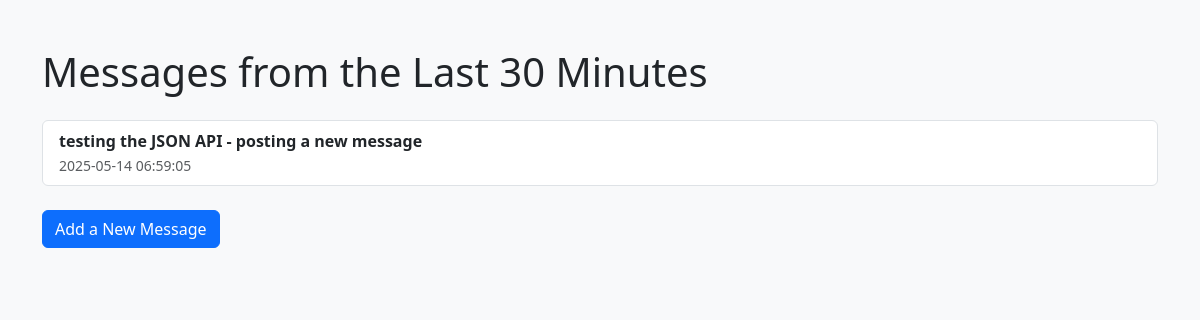
The app's page /messages, older data.
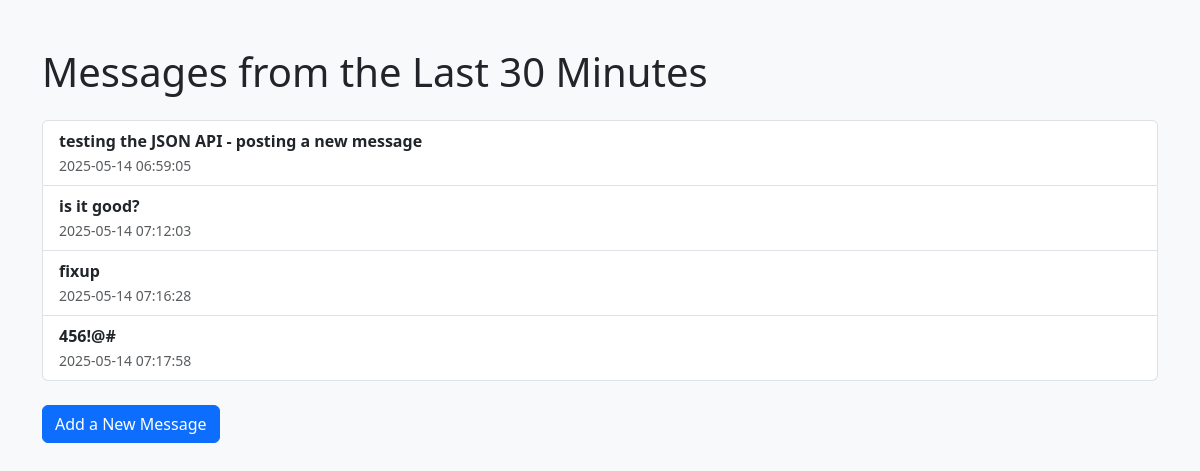
The same page, newer data.
### tables this page shows
CREATE TABLE Messages (
        id INTEGER PRIMARY KEY AUTOINCREMENT,
        content TEXT,
        timestamp INTEGER
    );

### app.py (the view)
@app.route('/messages')
def messages():
    conn = db_connect()
    conn.row_factory = sqlite3.Row
    cursor = conn.cursor()
    cursor.execute("SELECT * FROM Messages WHERE timestamp >= ?", (thirty_minutes_ago,))
    rows = cursor.fetchall()
    conn.close()
    return render_template('messages.html', messages=rows)

### app.py (called while the page is built)
@app.template_filter('format_timestamp')
def format_timestamp(unix_time):
    return datetime.fromtimestamp(unix_time).strftime('%Y-%m-%d %H:%M:%S')

def db_connect():
    conn = sqlite3.connect("messages.db")
    conn.row_factory = sqlite3.Row
    return conn

### templates/messages.html (shortened to what this page needs)
<!DOCTYPE html>
<html lang="en">
<head>
  <link href="https://cdn.jsdelivr.net/npm/bootstrap@5.3.0/dist/css/bootstrap.min.css" rel="stylesheet">
</head>
<body class="bg-light">
  <div class="container mt-5">
    <h1 class="mb-4">Messages from the Last 30 Minutes</h1>
    {% if messages %}
      <ul class="list-group">
        {% for message in messages %}
          <li class="list-group-item">
            <strong>{{ message['content'] }}</strong>
            <br>
            <small class="text-muted">{{ message['timestamp'] | format_timestamp }}</small>
          </li>
        {% endfor %}
      </ul>
    {% else %}
      <p class="text-muted">No messages in the last 30 minutes.</p>
    {% endif %}
    <a href="/" class="btn btn-primary mt-4">Add a New Message</a>
  </div>
</body>
</html>

Row changes from the older to the newer data that the page shows:
added Messages: content "is it good?", timestamp "2025-05-14 07:12:03"
added Messages: content "fixup", timestamp "2025-05-14 07:16:28"
added Messages: content "456!@#", timestamp "2025-05-14 07:17:58"
